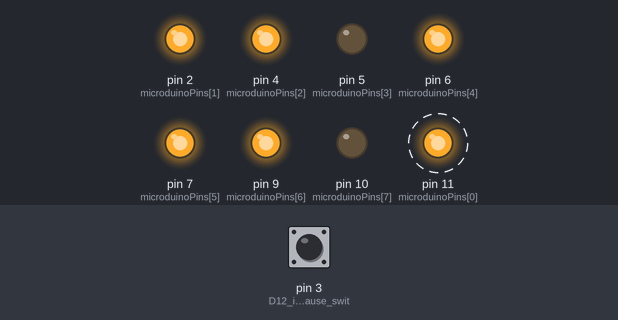
The sketch below on a simulated Arduino Uno, built with avr-gcc and run on an emulated ATmega328P. Parts: output pins drawn as LEDs (lit = HIGH). Dashed ring = blinking. The inputs (shaded band) are chosen by the test bench; at power-on: pin 3 (D12_is_used_to_pause_swit) LOW.

Above: at 0.1 s.
At 2.3 s:
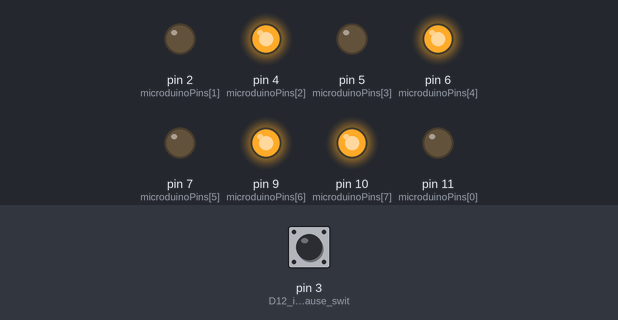
2.4 s: pin 3 (D12_is_used_to_pause_swit) pulled HIGH for 3.2 s
At 6.0 s:
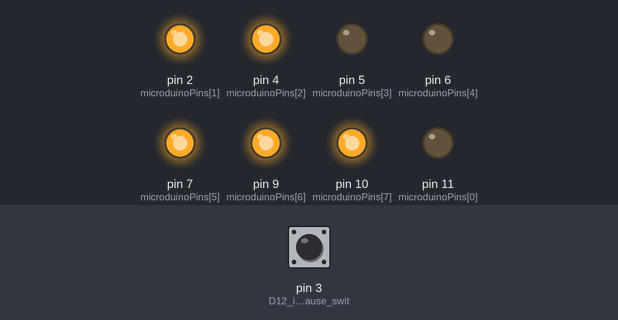
Timing chart, 0 to 14.7 s (numbered marks = the images above; inputs shaded):
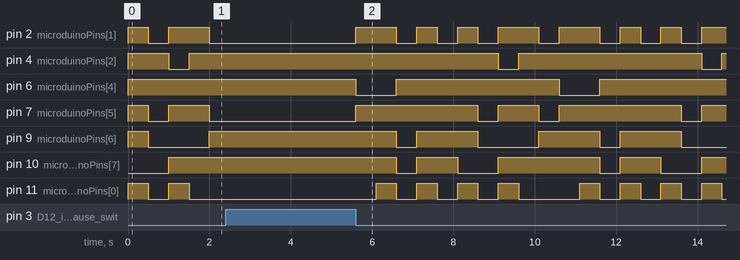

The sketch:

Microduino7Segment1.ino
```cpp
int microduinoPins[] = {
  11,2,4,5,6,7,9,10};

boolean segementState[10][8]= {
  {
    1,1,1,0,1,1,1,0  }
  ,
  {
    0,0,1,0,1,0,0,0  }
  ,
  {
    1,1,0,0,1,1,0,1  }
  ,
  {
    0,1,1,0,1,1,0,1  }
  ,
  {
    0,0,1,0,1,0,1,1  }
  ,
  {
    0,1,1,0,0,1,1,1  }
  ,
  {
    1,1,1,0,0,1,1,1  }
  ,
  {
    0,0,1,0,1,1,0,0  }
  ,
  {
    1,1,1,0,1,1,1,1  }
  ,
  {
    0,0,1,0,1,1,1,1  }
};


void setup() {
  // initialize the digital pin as an output.
  for(int i=0;i<8;i++) {
    pinMode(microduinoPins[i], OUTPUT);
  }
  pinMode(3, INPUT);    //D12 is used to pause switch
}

void loop() {
  for(int j=0;j<10;j++){
    for(int i=0; i<8; i++) {
      digitalWrite(microduinoPins[i], segementState[j][i]);
    }
    delay(500);
    while(digitalRead(3)) {
    }
  }
}
```

Measured:
- by itself, pin 4 (microduinoPins[2]): alternates HIGH for 4.5 s and LOW for 0.50 s
- by itself, pin 6 (microduinoPins[4]): alternates HIGH for 4.0 s and LOW for 1.0 s
